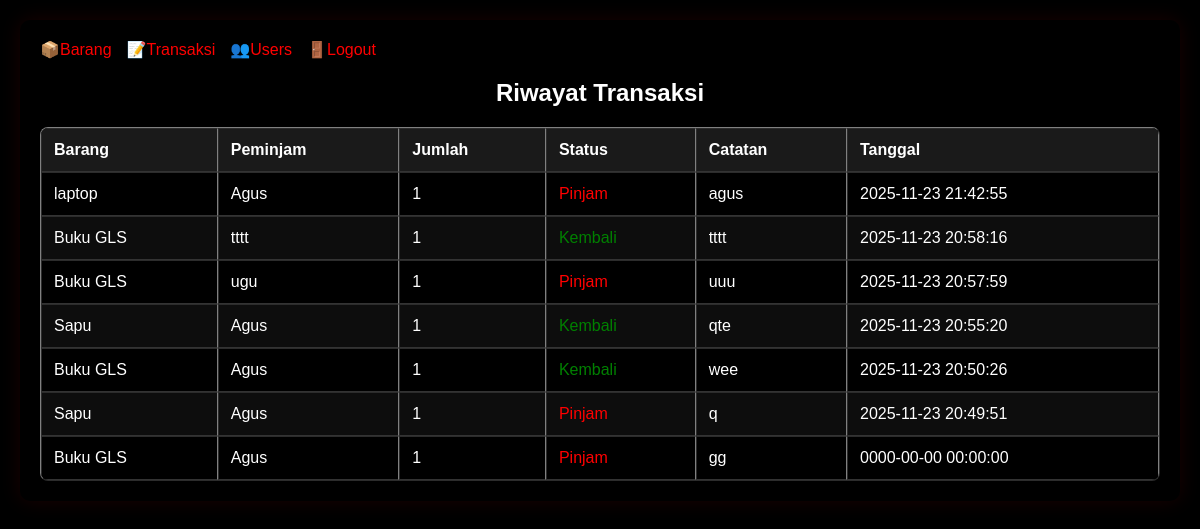
Page /transaksi.php (signed in) on the committed database.
### tables this page shows
CREATE TABLE `transaksi` (
  `id` int(11) NOT NULL,
  `id_barang` int(11) NOT NULL,
  `peminjam` varchar(100) NOT NULL,
  `jumlah` int(11) NOT NULL,
  `kategori` enum('pinjam','kembali') NOT NULL,
  `tanggal` timestamp NOT NULL DEFAULT current_timestamp() ON UPDATE current_timestamp(),
  `catatan` text NOT NULL
);

CREATE TABLE `barang` (
  `id` int(11) NOT NULL,
  `nama` varchar(50) NOT NULL,
  `deskripsi` text NOT NULL,
  `jumlah` int(11) NOT NULL,
  `jumlah_tersedia` int(11) NOT NULL,
  `lokasi` varchar(50) NOT NULL,
  `kode` varchar(50) NOT NULL,
  `created_at` timestamp NOT NULL DEFAULT current_timestamp() ON UPDATE current_timestamp()
);

### fungsi.php (called while the page is built, shortened)
<?php
function isLoggedIn() {
    return isset($_SESSION['user_id']);
}
function isSuperAdmin()
{
    return isLoggedIn() && $_SESSION['user_role'] === 'superadmin';
}
?>

### transaksi.php (the view, shortened to what this page needs)
<?php
include 'fungsi.php';
$transaksi = $koneksi->query("SELECT t.*, b.nama FROM transaksi t JOIN barang b ON t.id_barang = b.id ORDER BY t.tanggal DESC")->fetch_all(MYSQLI_ASSOC);
?>
<!DOCTYPE html>
<html lang="id">
<head>
    <link rel="stylesheet" href="style.css">
</head>
<body>
    <div>
        <nav style="display: flex; gap: 15px;">
            <a href="index.php">📦Barang</a>
            <a href="transaksi.php">📝Transaksi</a>
            <?php if (isSuperAdmin()): ?>
                <a href="users.php">👥Users</a>
            <?php endif; ?>
            <a href="logout.php" style="color: red;">🚪Logout</a>
        </nav>
        <h2 style="margin: 20px 0;">Riwayat Transaksi</h2>
        <table border="1" cellpadding="10" cellspacing="0">
            <thead>
                <tr>
                    <th>Barang</th>
                    <th>Peminjam</th>
                    <th>Jumlah</th>
                    <th>Status</th>
                    <th>Catatan</th>
                    <th>Tanggal</th>
                </tr>
            </thead>
            <tbody>
                <?php foreach ($transaksi as $t): ?>
                    <tr>
                        <td><?= $t['nama'] ?></td>
                        <td><?= $t['peminjam'] ?></td>
                        <td><?= $t['jumlah'] ?></td>
                        <td style="color: <?= $t['kategori'] == 'pinjam' ? 'red' : 'green' ?>">
                            <?= ucfirst($t['kategori']) ?>
                        </td>
                        <td><?= $t['catatan'] ?></td>
                        <td><?= $t['tanggal'] ?></td>
                    </tr>
                <?php endforeach; ?>
            </tbody>
        </table>
    </div>
</body>
</html>

### style.css (style rules this page uses)
* { box-sizing: border-box; margin: 0; padding: 0; }
body { font-family: Arial, sans-serif; background-color: #000000; color: #ffffff; margin: 0; padding: 20px; }
h2 { color: #ffffff; text-align: center; margin-bottom: 20px; }
table { width: 100%; border-collapse: separate; margin-top: 20px; background-color: #000000; border-radius: 8px; overflow: hidden; box-shadow: 0 4px 8px rgba(0, 0, 0, 0.3); }
th, td { padding: 12px; text-align: left; border-bottom: 1px solid #333333; }
th { background-color: #1a1a1a; color: #ffffff; font-weight: bold; }
tr:nth-child(even) { background-color: #0d0d0d; }
a { color: #ff0000; text-decoration: none; transition: color 0.3s ease; }
div { max-width: 1200px; margin: 0 auto; padding: 20px; background-color: #000000; color: #ffffff; border-radius: 10px; box-shadow: 0 0 20px rgba(255, 0, 0, 0.1); }

### rows in the picture
transaksi: id_barang.nama "laptop", peminjam "Agus", jumlah "1", kategori "Pinjam", catatan "agus", tanggal "2025-11-23 21:42:55"
transaksi: id_barang.nama "Buku GLS", peminjam "tttt", jumlah "1", kategori "Kembali", catatan "tttt", tanggal "2025-11-23 20:58:16"
transaksi: id_barang.nama "Buku GLS", peminjam "ugu", jumlah "1", kategori "Pinjam", catatan "uuu", tanggal "2025-11-23 20:57:59"
transaksi: id_barang.nama "Sapu", peminjam "Agus", jumlah "1", kategori "Kembali", catatan "qte", tanggal "2025-11-23 20:55:20"
transaksi: id_barang.nama "Buku GLS", peminjam "Agus", jumlah "1", kategori "Kembali", catatan "wee", tanggal "2025-11-23 20:50:26"
transaksi: id_barang.nama "Sapu", peminjam "Agus", jumlah "1", kategori "Pinjam", catatan "q", tanggal "2025-11-23 20:49:51"
transaksi: id_barang.nama "Buku GLS", peminjam "Agus", jumlah "1", kategori "Pinjam", catatan "gg", tanggal "0000-00-00 00:00:00"
